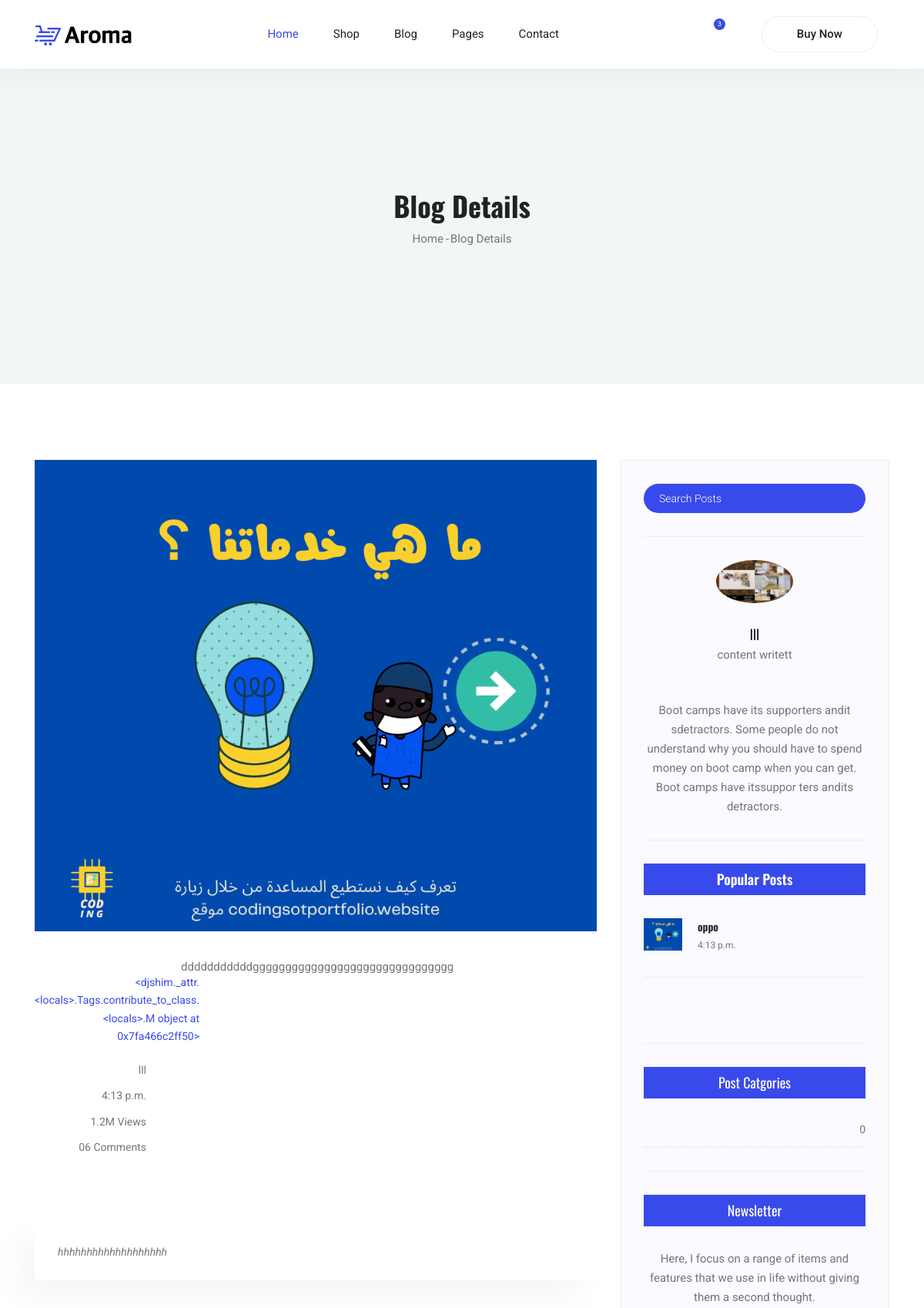
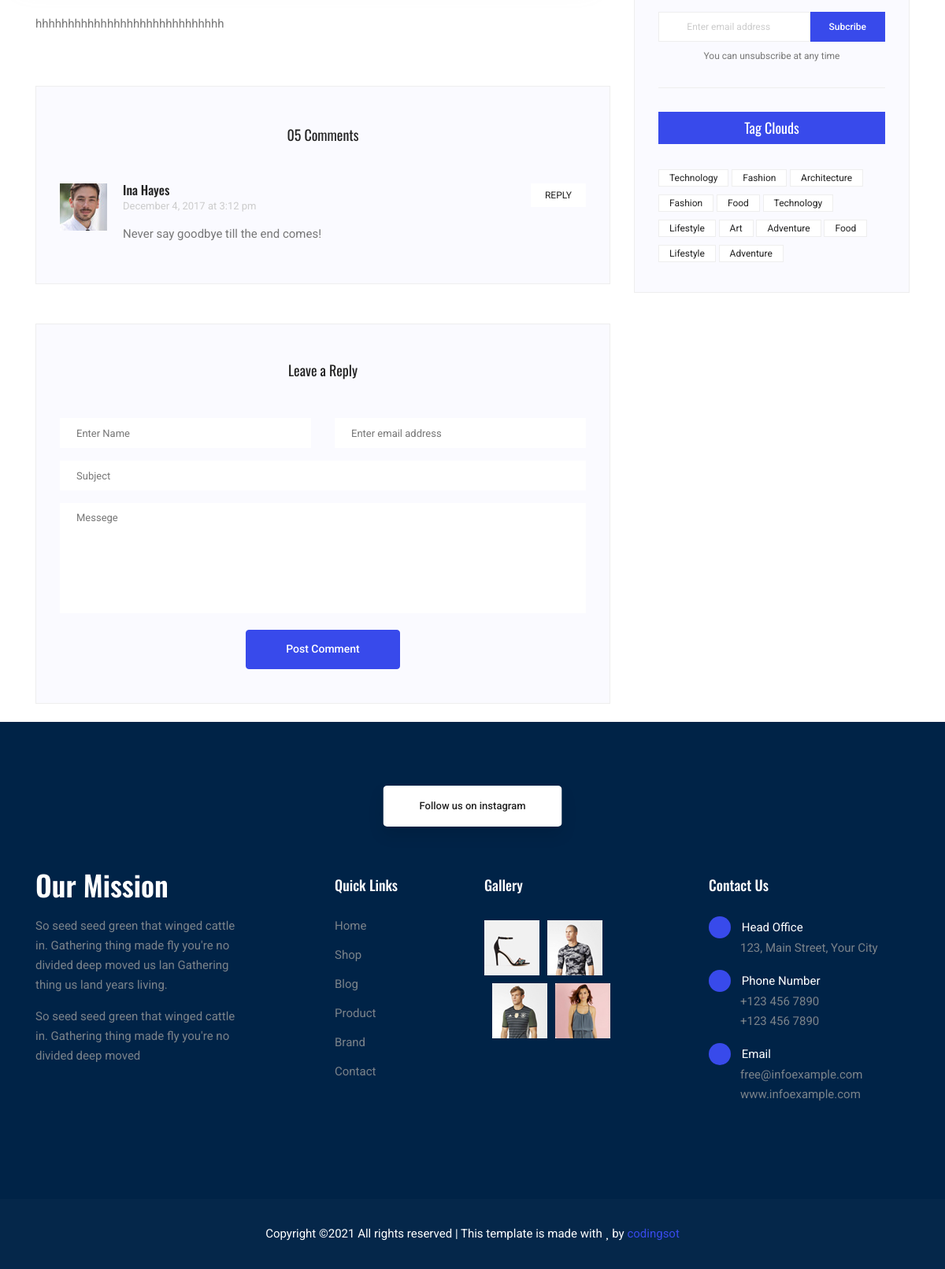
Page /blog/oppo on the committed database (2 pictures, top to bottom).
### blog/models.py (models this page shows, shortened)
class Post(models.Model):
    title = models.CharField(max_length=250)
    photo_post = models.ImageField(upload_to='photosblog', null=True, blank=True)
    photo_secondary = models.ImageField(upload_to='photosblog', null=True, blank=True)
    photo_final = models.ImageField(upload_to='photosblog', null=True, blank=True)
    content = models.TextField()
    photo_description = models.TextField(max_length=300, null=True, blank=True)
    content_under = models.TextField(max_length=500, null=True, blank=True)
    active = models.BooleanField(default=True)
    date_created  = models.TimeField(default=datetime.now)
    slug = models.SlugField( ('slug'), null=True, blank=True)
    category = models.ForeignKey(Category, on_delete=models.PROTECT, null=True, blank=True)
    tags = TaggableManager()
    author  = models.CharField(max_length=300, blank=True)
    author_description  = models.CharField(max_length=150, blank=True)
    photo_author = models.ImageField(upload_to='photosblog', null=True, blank=True)

### blog/views.py (the view)
# urls.py: path('<slug:slug>', views.blogdetail, name='blogdetail'),
def  blogdetail(request, slug):
     blogdetail = Post.objects.get(slug=slug)
     context = {
        'post' : blogdetail
    }
     return render(request, 'blog/blogdetail.html', context)

### templates/blog/blogdetail.html (shortened to what this page needs)
 {% extends 'base.html' %}
 {% load static %}
 {% block content %}
	<section class="blog-banner-area" id="blog">
		<div class="container h-100">
			<div class="blog-banner">
				<div class="text-center">
					<h1>Blog Details</h1>
					<nav aria-label="breadcrumb" class="banner-breadcrumb">
            <ol class="breadcrumb">
              <li class="breadcrumb-item"><a href="#">Home</a></li>
              <li class="breadcrumb-item active" aria-current="page">Blog Details</li>
            </ol>
          </nav>
				</div>
			</div>
    </div>
	</section>
	<section class="blog_area single-post-area py-80px section-margin--small">
			<div class="container">
					<div class="row">
							<div class="col-lg-8 posts-list">
									<div class="single-post row">
											<div class="col-lg-12">
													<div class="feature-img">
															<img class="img-fluid" src="{{post.photo_post.url}}" alt="">
													</div>
											</div>
											<div class="col-lg-3  col-md-3">
													<div class="blog_info text-right">
															<div class="post_tag">
																	<a class="active" href="#">{{post.tags}}</a>
															</div>
															<ul class="blog_meta list">
																	<li>
																			<a href="#">{{post.author}}
																					<i class="lnr lnr-user"></i>
																			</a>
																	</li>
																	<li>
																			<a href="#">{{post.date_created}}
																					<i class="lnr lnr-calendar-full"></i>
																			</a>
																	</li>
																	<li>
																			<a href="#">1.2M Views
																					<i class="lnr lnr-eye"></i>
																			</a>
																	</li>
																	<li>
																			<a href="#">06 Comments
																					<i class="lnr lnr-bubble"></i>
																			</a>
																	</li>
															</ul>
															<ul class="social-links">
																	<li>
																			<a href="#">
																					<i class="fab fa-facebook-f"></i>
																			</a>
																	</li>
																	<li>
																			<a href="#">
																				<i class="fab fa-twitter"></i>
																			</a>
																	</li>
																	<li>
																			<a href="#">
																				<i class="fab fa-github"></i>
																			</a>
																	</li>
																	<li>
																			<a href="#">
																				<i class="fab fa-behance"></i>
																			</a>
																	</li>
															</ul>
													</div>
											</div>
											<div class="col-lg-9 col-md-9 blog_details">
													<p class="excert">
														{{post.content}}
													</p>
											</div>
											<div class="col-lg-12">
													<div class="quotes">
														{{post.photo_description}}
													</div>
													<div class="row">
															<div class="col-6">
															</div>
															<div class="col-6">
															</div>
															<div class="col-lg-12 mt-4">
																	<p>
																		{{post.content_under}}
																	</p>
															</div>
													</div>
											</div>
									</div>
									<div class="comments-area">
											<h4>05 Comments</h4>
											<div class="comment-list">
													<div class="single-comment justify-content-between d-flex">
															<div class="user justify-content-between d-flex">
																	<div class="thumb">
																			<img src=" {%static 'img/blog/c5.jpg' %}" alt="">
																	</div>
																	<div class="desc">
																			<h5>
																					<a href="#">Ina Hayes</a>
																			</h5>
																			<p class="date">December 4, 2017 at 3:12 pm </p>
																			<p class="comment">
																					Never say goodbye till the end comes!
																			</p>
																	</div>
															</div>
															<div class="reply-btn">
																	<a href="#" class="btn-reply text-uppercase">reply</a>
															</div>
													</div>
											</div>
									</div>
									<div class="comment-form">
											<h4>Leave a Reply</h4>
											<form>
													<div class="form-group form-inline">
															<div class="form-group col-lg-6 col-md-6 name">
																	<input type="text" class="form-control" id="name" placeholder="Enter Name" onfocus="this.placeholder = ''" onblur="this.placeholder = 'Enter Name'">
															</div>
															<div class="form-group col-lg-6 col-md-6 email">
																	<input type="email" class="form-control" id="email" placeholder="Enter email address" onfocus="this.placeholder = ''" onblur="this.placeholder = 'Enter email address'">
															</div>
													</div>
													<div class="form-group">
															<input type="text" class="form-control" id="subject" placeholder="Subject" onfocus="this.placeholder = ''" onblur="this.placeholder = 'Subject'">
													</div>
													<div class="form-group">
															<textarea class="form-control mb-10" rows="5" name="message" placeholder="Messege" onfocus="this.placeholder = ''" onblur="this.placeholder = 'Messege'"
																	required=""></textarea>
													</div>
													<a href="#" class="button button-postComment button--active">Post Comment</a>
											</form>
									</div>
							</div>
							<div class="col-lg-4">
									<div class="blog_right_sidebar">
											<aside class="single_sidebar_widget search_widget">
													<div class="input-group">
															<input type="text" class="form-control" placeholder="Search Posts">
													</div>
													<div class="br"></div>
											</aside>
											<aside class="single_sidebar_widget author_widget">
											{% if post.photo_author %}
													<img class="author_img rounded-circle" style="width:100px" src="{{post.photo_author.url}}" alt="">
													{% endif %}
													<h4>{{post.author}}</h4>
													<p>{{post.author_description}}</p>
													<div class="social_icon">
                              <a href="#">
                                  <i class="fab fa-facebook-f"></i>
                              </a>
                              <a href="#">
                                  <i class="fab fa-twitter"></i>
                              </a>
                              <a href="#">
                                  <i class="fab fa-github"></i>
                              </a>
                              <a href="#">
                                <i class="fab fa-behance"></i>
                              </a>
                          </div>
													<p>Boot camps have its supporters andit sdetractors. Some people do not understand why you should
															have to spend money on boot camp when you can get. Boot camps have itssuppor ters andits
															detractors.
													</p>
													<div class="br"></div>
											</aside>
											<aside class="single_sidebar_widget popular_post_widget">
													<h3 class="widget_title">Popular Posts</h3>
													<div class="media post_item">
															{% if post.photo_post %}
                                  							<img style='width:50px' src="{{post.photo_post.url}}" alt="post">
                                  							{% endif %}
															<div class="media-body">
																	<a href="blog-details.html">
																			<h3>{{post.title}}</h3>
																	</a>
																	<p>{{post.date_created}}</p>
															</div>
													</div>
													<div class="br"></div>
											</aside>
											<aside class="single_sidebar_widget ads_widget">
													<div class="br"></div>
											</aside>
											<aside class="single_sidebar_widget post_category_widget">
													<h4 class="widget_title">Post Catgories</h4>
													<ul class="list cat-list">
															<li>
																	<a href="#" class="d-flex justify-content-between">
																			<p>{{cat.category.name|length}}</p>
																	</a>
															</li>
													</ul>
													<div class="br"></div>
											</aside>
											<aside class="single-sidebar-widget newsletter_widget">
													<h4 class="widget_title">Newsletter</h4>
													<p>
															Here, I focus on a range of items and features that we use in life without giving them a second thought.
													</p>
													<div class="form-group d-flex flex-row">
															<div class="input-group">
																	<div class="input-group-prepend">
																			<div class="input-group-text">
																					<i class="fa fa-envelope" aria-hidden="true"></i>
																			</div>
																	</div>
																	<input type="text" class="form-control" id="inlineFormInputGroup" placeholder="Enter email address" onfocus="this.placeholder = ''"
																			onblur="this.placeholder = 'Enter email'">
															</div>
															<a href="#" class="bbtns">Subcribe</a>
													</div>
													<p class="text-bottom">You can unsubscribe at any time</p>
													<div class="br"></div>
											</aside>
											<aside class="single-sidebar-widget tag_cloud_widget">
													<h4 class="widget_title">Tag Clouds</h4>
													<ul class="list">
															<li>
																	<a href="#">Technology</a>
															</li>
															<li>
																	<a href="#">Fashion</a>
															</li>
															<li>
																	<a href="#">Architecture</a>
															</li>
															<li>
																	<a href="#">Fashion</a>
															</li>
															<li>
																	<a href="#">Food</a>
															</li>
															<li>
																	<a href="#">Technology</a>
															</li>
															<li>
																	<a href="#">Lifestyle</a>
															</li>
															<li>
																	<a href="#">Art</a>
															</li>
															<li>
																	<a href="#">Adventure</a>
															</li>
															<li>
																	<a href="#">Food</a>
															</li>
															<li>
																	<a href="#">Lifestyle</a>
															</li>
															<li>
																	<a href="#">Adventure</a>
															</li>
													</ul>
											</aside>
									</div>
							</div>
					</div>
			</div>
	</section>
  <section class="instagram_area">
    <div class="container box_1620">
      <div class="insta_btn">
        <a class="btn theme_btn" href="#">Follow us on instagram</a>
      </div>
      <div class="instagram_image row m0">
        <a href="#"><img src=" {%static 'img/instagram/ins-1.jpg' %}" alt=""></a>
        <a href="#"><img src=" {%static 'img/instagram/ins-2.jpg' %}" alt=""></a>
        <a href="#"><img src=" {%static 'img/instagram/ins-3.jpg' %}" alt=""></a>
        <a href="#"><img src=" {%static 'img/instagram/ins-4.jpg' %}" alt=""></a>
        <a href="#"><img src=" {%static 'img/instagram/ins-5.jpg' %}" alt=""></a>
        <a href="#"><img src=" {%static 'img/instagram/ins-6.jpg' %}" alt=""></a>
      </div>
    </div>
  </section>
  {% endblock content %}

### rows in the picture
Post: photo_post (picture), tags "<djshim._attr.<locals>.Tags.contribute_to_class.<locals>.M object at 0x7fa466c2ff50>", author "lll", date_created "4:13 p.m.", content "dddddddddddggggggggggggggggggggggggggggggg", photo_description "hhhhhhhhhhhhhhhhhhh", content_under "hhhhhhhhhhhhhhhhhhhhhhhhhhhhh", photo_author (picture), author_description "content writett", title "oppo"

### other values in the picture
{{ cat.category.name|length }} "0"
